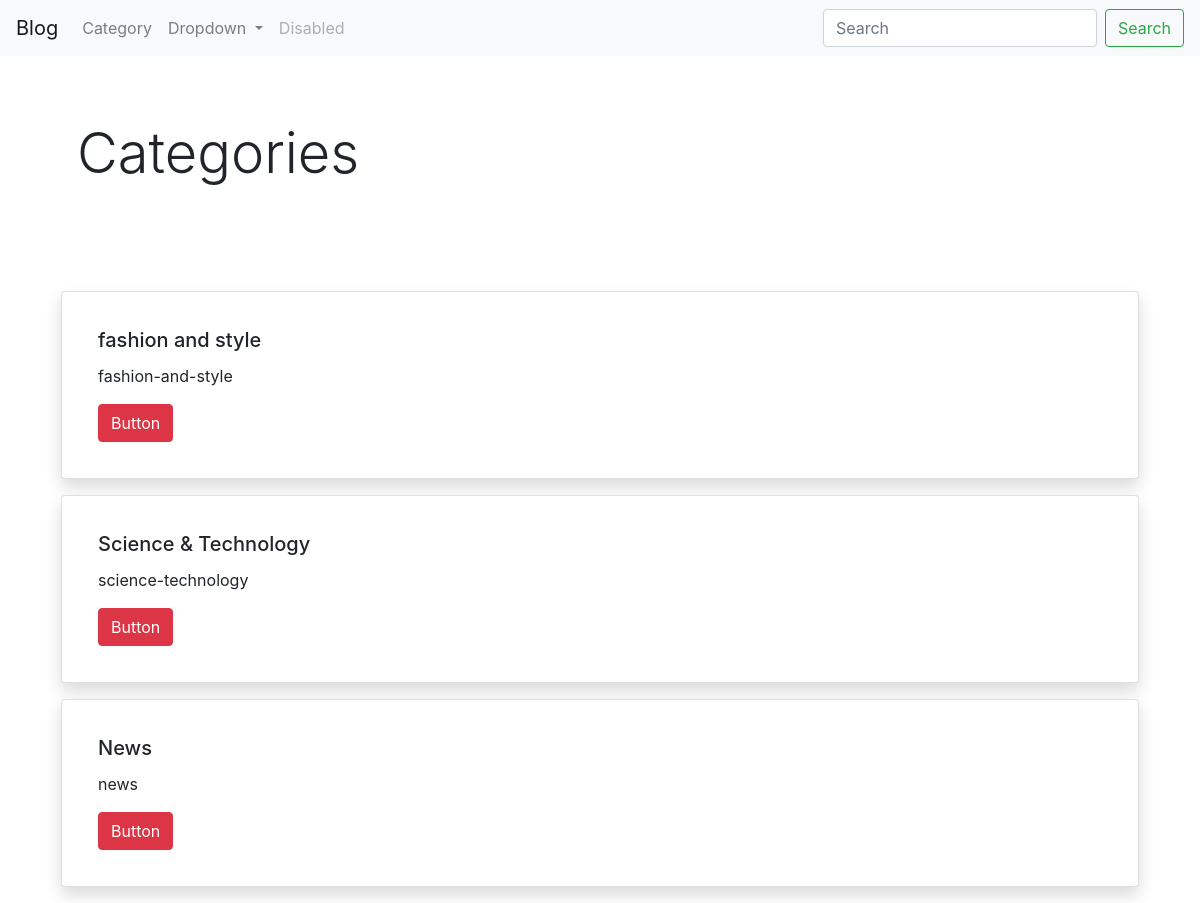
The page /categories on the database its author committed.
### blog/models.py (models this page shows, shortened)
class Category(models.Model):
    id = models.AutoField(primary_key=True)
    category_name = models.CharField(max_length=100, unique=True, verbose_name='What is the category name ?')
    category_slug = models.SlugField(unique=True, max_length=150, blank=True)

### pages/views.py (the view)
# urls.py: path('categories', views.list_of_categories, name='categories'),
def list_of_categories(request):
    all_categories = Category.objects.all()
    context = {
        'all_categories' : all_categories
    }
    return  render(request=request, template_name="pages/category.html", context=context)

### pages/templates/pages/category.html
{% extends "pages/base.html" %}
{% block content %}
<div class="container">
    <div class="jumbotron" style="background-color:white">
        <h1 class="display-4">Categories</h1>
    </div>
    {% for category in all_categories %}
        <div class="card p-3 m-3 shadow">
          <div class="card-body">
            <h5 class="card-title">{{ category.category_name }}</h5>
              <p>{{ category.category_slug}}</p>
            <a href="{% url 'postlistbycategory' category_slug=category.category_slug %}" class="btn btn-danger">Button</a>
          </div>
        </div>
    {% endfor %}
</div>
{% endblock %}

### rows shown on the page
Category: category_name "fashion and style", category_slug "fashion-and-style"
Category: category_name "Science & Technology", category_slug "science-technology"
Category: category_name "News", category_slug "news"
